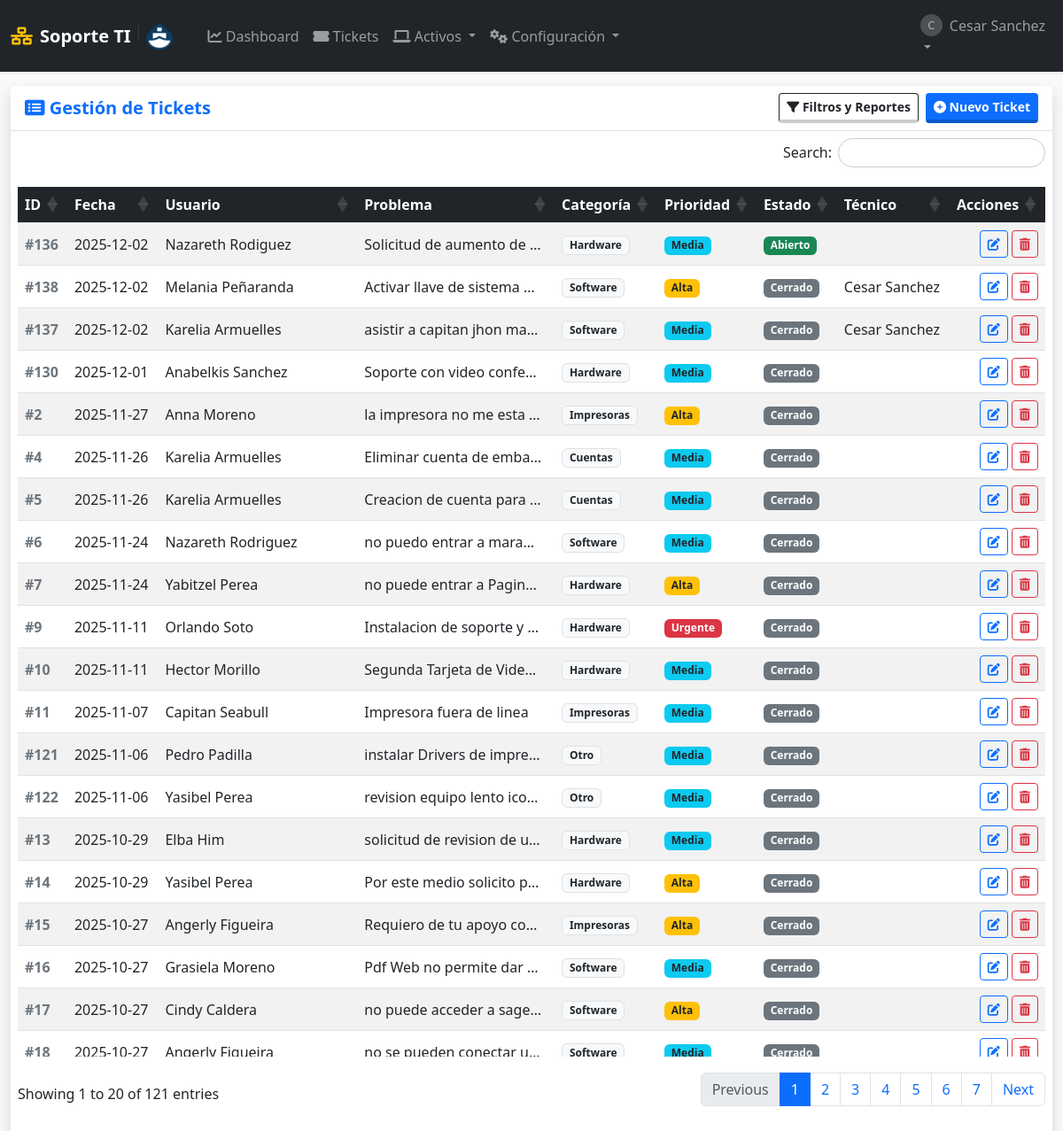
Page /soportes (signed in) on the committed database.
### tables this page shows
CREATE TABLE usuarios (
            id INTEGER PRIMARY KEY AUTOINCREMENT,
            username TEXT UNIQUE NOT NULL,
            email TEXT UNIQUE,
            password_hash TEXT NOT NULL,
            role TEXT NOT NULL DEFAULT 'user' CHECK(role IN ('admin', 'user', 'tecnico')),
            departamento TEXT,
            fecha_creacion TIMESTAMP DEFAULT CURRENT_TIMESTAMP
        );

CREATE TABLE soportes (
            id INTEGER PRIMARY KEY AUTOINCREMENT,
            fecha_creacion TIMESTAMP DEFAULT CURRENT_TIMESTAMP,
            
            usuario_id INTEGER NOT NULL,  -- Quién reporta
            tecnico_id INTEGER,           -- Quién atiende
            equipo_id INTEGER,            -- Equipo afectado (opcional)
            
            problema TEXT NOT NULL,
            descripcion_detallada TEXT,
            
            estado TEXT NOT NULL DEFAULT 'Abierto',
            prioridad TEXT NOT NULL DEFAULT 'Media',
            categoria TEXT NOT NULL DEFAULT 'Otro',
            
            solucion TEXT,
            fecha_inicio DATE,
            fecha_finalizacion DATE,
            
            FOREIGN KEY (usuario_id) REFERENCES usuarios (id) ON DELETE CASCADE,
            FOREIGN KEY (tecnico_id) REFERENCES usuarios (id) ON DELETE SET NULL,
            FOREIGN KEY (equipo_id) REFERENCES equipos (id) ON DELETE SET NULL
        );

### app.py (the view)
@app.route('/soportes')
@login_required
def lista_soportes():
    db = get_db()
    f_inicio = request.args.get('fecha_inicio')
    f_fin = request.args.get('fecha_fin')
    f_categoria = request.args.get('categoria')
    f_prioridad = request.args.get('prioridad')
    f_estado = request.args.get('estado')
    f_tecnico = request.args.get('tecnico_id')
    query = """
        SELECT s.*, u.username as nombre_usuario, t.username as nombre_tecnico
        FROM soportes s
        JOIN usuarios u ON s.usuario_id = u.id
        LEFT JOIN usuarios t ON s.tecnico_id = t.id
        WHERE 1=1
    """
    params = []
    if session['role'] == 'user':
        query += " AND s.usuario_id = ?"
        params.append(session['user_id'])
    if f_inicio and f_fin:
        query += " AND date(s.fecha_creacion) BETWEEN ? AND ?"
        params.extend([f_inicio, f_fin])
    if f_categoria and f_categoria != 'Todos':
        query += " AND s.categoria = ?"
        params.append(f_categoria)
    if f_prioridad and f_prioridad != 'Todos':
        query += " AND s.prioridad = ?"
        params.append(f_prioridad)
    if f_estado and f_estado != 'Todos':
        query += " AND s.estado = ?"
        params.append(f_estado)
    if f_tecnico and f_tecnico != 'Todos':
        query += " AND s.tecnico_id = ?"
        params.append(f_tecnico)
    query += """ ORDER BY CASE WHEN s.estado IN ('Abierto', 'En Proceso') THEN 0 ELSE 1 END ASC, s.fecha_creacion DESC """
    tickets = db.execute(query, params).fetchall()
    tecnicos = db.execute("SELECT id, username FROM usuarios WHERE role IN ('admin', 'tecnico')").fetchall()
    return render_template('lista_soportes.html', soportes=tickets, tecnicos=tecnicos, categorias=CATEGORIAS, prioridades=PRIORIDADES, estados=ESTADOS)

### app.py (called while the page is built)
def get_db():
    if 'db' not in g:
        g.db = sqlite3.connect(app.config['DB_FILE'])
        g.db.row_factory = sqlite3.Row
        g.db.execute("PRAGMA foreign_keys = ON")
    return g.db

def login_required(f):
    @wraps(f)
    def decorated_function(*args, **kwargs):
        if 'user_id' not in session:
            flash('Por favor, inicia sesión.', 'warning')
            return redirect(url_for('login'))
        return f(*args, **kwargs)
    return decorated_function

### templates/lista_soportes.html (shortened to what this page needs)
{% extends "layout.html" %}
{% block content %}
<div class="card shadow h-100 border-0">
    <div class="card-header bg-white py-2 border-bottom d-flex justify-content-between align-items-center">
        <h5 class="mb-0 text-primary fw-bold"><i class="fas fa-list-alt"></i> Gestión de Tickets</h5>
        <div class="d-flex gap-2">
            <button class="btn btn-outline-dark btn-sm" type="button" data-bs-toggle="collapse" data-bs-target="#panelFiltros">
                <i class="fas fa-filter"></i> Filtros y Reportes
            </button>
            <a href="{{ url_for('agregar') }}" class="btn btn-primary btn-sm">
                <i class="fas fa-plus-circle"></i> Nuevo Ticket
            </a>
        </div>
    </div>
    <div class="card-body p-2">
        <table class="table table-striped table-hover tabla-enterprise w-100 align-middle">
            <thead>
                <tr>
                    <th>ID</th>
                    <th>Fecha</th>
                    <th>Usuario</th>
                    <th>Problema</th>
                    <th>Categoría</th>
                    <th>Prioridad</th>
                    <th>Estado</th>
                    <th>Técnico</th>
                    <th>Acciones</th>
                </tr>
            </thead>
            <tbody>
                {% for soporte in soportes %}
                <tr>
                    <td class="fw-bold text-secondary">#{{ soporte.id }}</td>
                    <td data-order="{{ soporte.fecha_creacion }}">
                        {{ soporte.fecha_creacion[:10] }}
                    </td>
                    <td>{{ soporte.nombre_usuario }}</td>
                    <td title="{{ soporte.problema }}">
                        <div style="max-width: 200px; white-space: nowrap; overflow: hidden; text-overflow: ellipsis;">
                            {{ soporte.problema }}
                        </div>
                    </td>
                    <td><span class="badge bg-light text-dark border">{{ soporte.categoria }}</span></td>
                    <td>
                        {% if soporte.prioridad == 'Urgente' %}<span class="badge bg-danger">Urgente</span>
                        {% elif soporte.prioridad == 'Alta' %}<span class="badge bg-warning text-dark">Alta</span>
                        {% else %}<span class="badge bg-info text-dark">{{ soporte.prioridad }}</span>
                        {% endif %}
                    </td>
                    <td>
                        {% if soporte.estado == 'Abierto' %}<span class="badge bg-success">Abierto</span>
                        {% elif soporte.estado == 'En Proceso' %}<span class="badge bg-primary">En Proceso</span>
                        {% elif soporte.estado == 'Resuelto' %}<span class="badge bg-info">Resuelto</span>
                        {% else %}<span class="badge bg-secondary">Cerrado</span>
                        {% endif %}
                    </td>
                    <td>{{ soporte.nombre_tecnico or '' }}</td>
                    <td class="text-end">
                        <div class="d-flex gap-1 justify-content-end">
                            {% if session['role'] in ['admin', 'tecnico'] or session['user_id'] == soporte.usuario_id %}
                                <a href="{{ url_for('editar', ticket_id=soporte.id) }}" class="btn btn-outline-primary btn-sm" title="Ver/Editar">
                                    <i class="fas fa-edit"></i>
                                </a>
                            {% endif %}
                            {% if session['role'] == 'admin' %}
                                <form action="{{ url_for('eliminar_soporte', ticket_id=soporte.id) }}" method="POST" onsubmit="return confirm('⚠️ ¿Eliminar Ticket #{{ soporte.id }}?\nEsta acción es irreversible.');">
                                    <button class="btn btn-outline-danger btn-sm" title="Eliminar Ticket">
                                        <i class="fas fa-trash-alt"></i>
                                    </button>
                                </form>
                            {% endif %}
                        </div>
                    </td>
                </tr>
                {% endfor %}
            </tbody>
        </table>
    </div>
</div>
{% endblock %}

### templates/layout.html (shortened to what this page needs)
<!DOCTYPE html>
<html lang="es">
<head>
    <link href="https://cdn.jsdelivr.net/npm/bootstrap@5.3.0/dist/css/bootstrap.min.css" rel="stylesheet">
    <link rel="stylesheet" href="https://cdnjs.cloudflare.com/ajax/libs/font-awesome/6.0.0/css/all.min.css">
    <link rel="stylesheet" href="https://cdn.datatables.net/1.13.4/css/dataTables.bootstrap5.min.css">
    <link rel="stylesheet" href="https://cdn.datatables.net/responsive/2.4.1/css/responsive.bootstrap5.min.css">
    <link rel="stylesheet" href="https://cdn.datatables.net/buttons/2.3.6/css/buttons.bootstrap5.min.css">
    <link rel="stylesheet" href="{{ url_for('static', filename='css/style.css') }}">
</head>
<body class="bg-light sap-mode">
    <nav class="navbar navbar-expand-lg navbar-dark bg-dark shadow-sm z-index-1000">
        <div class="container-fluid">
            <a class="navbar-brand fw-bold d-flex align-items-center" href="{{ url_for('dashboard') }}">
                <i class="fas fa-network-wired me-2 text-warning"></i>
                Soporte TI
                <img src="{{ url_for('static', filename='img/logo.png') }}" alt="Logo Empresa" height="30" class="d-inline-block align-text-top">
            </a>
            <div class="collapse navbar-collapse" id="navbarNav">
                {% if session.get('user_id') %}
                <ul class="navbar-nav me-auto ms-3">
                    <li class="nav-item">
                        <a class="nav-link" href="{{ url_for('dashboard') }}"><i class="fas fa-chart-line"></i> Dashboard</a>
                    </li>
                    <li class="nav-item">
                        <a class="nav-link" href="{{ url_for('lista_soportes') }}"><i class="fas fa-ticket-alt"></i> Tickets</a>
                    </li>
                    {% if session.get('role') in ['admin', 'tecnico'] %}
                    <li class="nav-item dropdown">
                        <a class="nav-link dropdown-toggle" href="#" data-bs-toggle="dropdown">
                            <i class="fas fa-laptop"></i> Activos
                        </a>
                    </li>
                    {% endif %}
                    {% if session.get('role') == 'admin' %}
                    <li class="nav-item dropdown">
                        <a class="nav-link dropdown-toggle" href="#" data-bs-toggle="dropdown">
                            <i class="fas fa-cogs"></i> Configuración
                        </a>
                    </li>
                    {% endif %}
                </ul>
                <ul class="navbar-nav">
                    <li class="nav-item dropdown">
                        <a class="nav-link dropdown-toggle" href="#" data-bs-toggle="dropdown">
                            <div class="d-flex align-items-center">
                                <div class="avatar-circle-sm me-2">{{ session.get('username')[0].upper() }}</div>
                                {{ session.get('username') }}
                            </div>
                        </a>
                    </li>
                </ul>
                {% endif %}
            </div>
        </div>
    </nav>
    <main class="container-fluid py-3 main-container">
        {% block content %}{% endblock %}
    </main>
</body>
</html>

### static/css/style.css (style rules this page uses)
body.sap-mode { height: 100vh; display: flex; flex-direction: column; margin: 0; overflow: hidden; }
.main-container { flex: 1; overflow-y: auto; padding-bottom: 20px; width: 100%; }
.btn { transition: all 0.15s ease-in-out; border-bottom: 4px solid rgba(0,0,0,0.2) !important; font-weight: 600; }
.btn-outline-primary, .btn-outline-secondary, .btn-outline-danger { border-bottom: 1px solid currentColor !important; }
.avatar-circle-sm { width: 25px; height: 25px; background-color: #ffffff33; border-radius: 50%; text-align: center; line-height: 25px; font-size: 0.8em; }
table.dataTable thead th { background-color: #212529; color: white; position: sticky; top: 0; z-index: 10; }

### rows in the picture
usuarios: get "Cesar Sanchez"
soportes: id "136", fecha_creacion "2025-12-02", nombre_usuario "Nazareth Rodiguez", problema "Solicitud de aumento de…", categoria "Hardware", prioridad "Media", estado "Abierto"
soportes: id "138", fecha_creacion "2025-12-02", nombre_usuario "Melania Peñaranda", problema "Activar llave de sistema…", categoria "Software", prioridad "Alta", estado "Cerrado", username "Cesar Sanchez"
soportes: id "137", fecha_creacion "2025-12-02", nombre_usuario "Karelia Armuelles", problema "asistir a capitan jhon ma…", categoria "Software", prioridad "Media", estado "Cerrado", username "Cesar Sanchez"
soportes: id "130", fecha_creacion "2025-12-01", nombre_usuario "Anabelkis Sanchez", problema "Soporte con video confe…", categoria "Hardware", prioridad "Media", estado "Cerrado"
soportes: id "2", fecha_creacion "2025-11-27", nombre_usuario "Anna Moreno", problema "la impresora no me esta…", categoria "Impresoras", prioridad "Alta", estado "Cerrado"
soportes: id "4", fecha_creacion "2025-11-26", nombre_usuario "Karelia Armuelles", problema "Eliminar cuenta de emba…", categoria "Cuentas", prioridad "Media", estado "Cerrado"
soportes: id "5", fecha_creacion "2025-11-26", nombre_usuario "Karelia Armuelles", problema "Creacion de cuenta para…", categoria "Cuentas", prioridad "Media", estado "Cerrado"
soportes: id "6", fecha_creacion "2025-11-24", nombre_usuario "Nazareth Rodriguez", problema "no puedo entrar a mara…", categoria "Software", prioridad "Media", estado "Cerrado"
soportes: id "7", fecha_creacion "2025-11-24", nombre_usuario "Yabitzel Perea", problema "no puede entrar a Pagin…", categoria "Hardware", prioridad "Alta", estado "Cerrado"
soportes: id "9", fecha_creacion "2025-11-11", nombre_usuario "Orlando Soto", problema "Instalacion de soporte y…", categoria "Hardware", prioridad "Urgente", estado "Cerrado"
soportes: id "10", fecha_creacion "2025-11-11", nombre_usuario "Hector Morillo", problema "Segunda Tarjeta de Vide…", categoria "Hardware", prioridad "Media", estado "Cerrado"
soportes: id "11", fecha_creacion "2025-11-07", nombre_usuario "Capitan Seabull", problema "Impresora fuera de linea", categoria "Impresoras", prioridad "Media", estado "Cerrado"
soportes: id "121", fecha_creacion "2025-11-06", nombre_usuario "Pedro Padilla", problema "instalar Drivers de impre…", categoria "Otro", prioridad "Media", estado "Cerrado"
soportes: id "122", fecha_creacion "2025-11-06", nombre_usuario "Yasibel Perea", problema "revision equipo lento ico…", categoria "Otro", prioridad "Media", estado "Cerrado"
soportes: id "13", fecha_creacion "2025-10-29", nombre_usuario "Elba Him", problema "solicitud de revision de u…", categoria "Hardware", prioridad "Media", estado "Cerrado"
soportes: id "14", fecha_creacion "2025-10-29", nombre_usuario "Yasibel Perea", problema "Por este medio solicito p…", categoria "Hardware", prioridad "Alta", estado "Cerrado"
soportes: id "15", fecha_creacion "2025-10-27", nombre_usuario "Angerly Figueira", problema "Requiero de tu apoyo co…", categoria "Impresoras", prioridad "Alta", estado "Cerrado"
soportes: id "16", fecha_creacion "2025-10-27", nombre_usuario "Grasiela Moreno", problema "Pdf Web no permite dar…", categoria "Software", prioridad "Media", estado "Cerrado"
soportes: id "17", fecha_creacion "2025-10-27", nombre_usuario "Cindy Caldera", problema "no puede acceder a sage…", categoria "Software", prioridad "Alta", estado "Cerrado"
soportes: id "18", fecha_creacion "2025-10-27", nombre_usuario "Angerly Figueira", problema "no se pueden conectar u…", categoria "Software", prioridad "Media", estado "Cerrado"

### other values in the picture
{{ session.get('username')[0].upper() }} "C"
